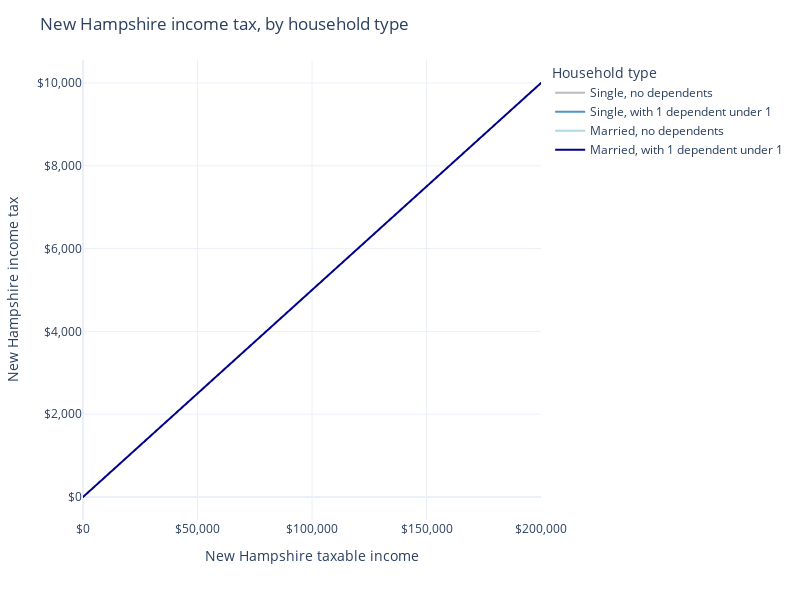

Notebook code cell kept with this figure:
### Markdown cell above
# New Hampshire State income tax

PolicyEngine models New Hampshire's State income tax, including the following components:
* The main rate applied to taxable income (currently 4.85%)
* The (nonrefundable) taxpayer credit
* The income tax exemption

The chart below shows the absolute tax amount by employment income, for each of four household types.

### Code cell
from policyengine_us import Simulation
import plotly.express as px
import pandas as pd


def create_situation(num_dependents, has_spouse):
    situation = {
        "people": {
            "person": {
                "age": 30,
            },
        },
        "tax_units": {
            "tax_unit": {
                "members": ["person"],
            },
        },
        "households": {
            "household": {
                "state_code": "NH",
                "members": ["person"],
            },
        },
        "axes": [
            [
                {
                    "name": "nh_taxable_income",
                    "min": 0,
                    "max": 200_000,
                    "count": 1000,
                }
            ]
        ],
    }
    for i in range(num_dependents):
        situation["people"][f"person{i}"] = {"age": 0}
        situation["tax_units"]["tax_unit"]["members"].append(f"person{i}")
        situation["households"]["household"]["members"].append(f"person{i}")
    if has_spouse:
        situation["people"]["spouse"] = {"age": 30}
        situation["tax_units"]["tax_unit"]["members"].append("spouse")
        situation["households"]["household"]["members"].append("spouse")
    return situation


def create_simulation(situation):
    return Simulation(
        situation=situation,
    )


single_no_dependents = create_simulation(create_situation(0, False))
single_with_dependents = create_simulation(create_situation(1, False))
married_no_dependents = create_simulation(create_situation(0, True))
married_with_dependents = create_simulation(create_situation(1, True))

taxable_income = single_no_dependents.calculate("nh_taxable_income")

# Create a dataframe with

df = pd.concat(
    [
        pd.DataFrame(
            {
                "New Hampshire taxable income": taxable_income,
                "New Hampshire income tax": simulation.calculate("nh_income_tax"),
                "Household type": household_type,
            }
        )
        for simulation, household_type in [
            (single_no_dependents, "Single, no dependents"),
            (single_with_dependents, "Single, with 1 dependent under 1"),
            (married_no_dependents, "Married, no dependents"),
            (married_with_dependents, "Married, with 1 dependent under 1"),
        ]
    ]
)
GRAY = "#BDBDBD"
BLUE = "#5091cc"
LIGHT_BLUE = "lightblue"
DARK_BLUE = "darkblue"

px.line(
    df,
    x="New Hampshire taxable income",
    y="New Hampshire income tax",
    color="Household type",
    color_discrete_map={
        "Single, no dependents": GRAY,
        "Single, with 1 dependent under 1": BLUE,
        "Married, no dependents": LIGHT_BLUE,
        "Married, with 1 dependent under 1": DARK_BLUE,
    },
    template="plotly_white",
).update_layout(
    title="New Hampshire income tax, by household type",
    xaxis_title="New Hampshire taxable income",
    yaxis_title="New Hampshire income tax",
    xaxis_tickformat="$,.0f",
    yaxis_tickformat="$,.0f",
    width=800,
    height=600,
)

### Figure 1 — Plotly figure (JSON) as saved in the notebook; plotly's stock layout.template omitted (floating-point values rounded to 4 significant figures; data arrays with more than 128 entries replaced by an {"elided": "..."} marker saying what was removed)
{"data": [{"hovertemplate": "Household type=Single, no dependents<br>New Hampshire taxable income=%{x}<br>New Hampshire income tax=%{y}<extra></extra>", "legendgroup": "Single, no dependents", "line": {"color": "#BDBDBD", "dash": "solid"}, "marker": {"symbol": "circle"}, "mode": "lines", "name": "Single, no dependents", "showlegend": true, "type": "scattergl", "x": {"elided": "1000 float values"}, "xaxis": "x", "y": {"elided": "1000 float values"}, "yaxis": "y"}, {"hovertemplate": "Household type=Single, with 1 dependent under 1<br>New Hampshire taxable income=%{x}<br>New Hampshire income tax=%{y}<extra></extra>", "legendgroup": "Single, with 1 dependent under 1", "line": {"color": "#5091cc", "dash": "solid"}, "marker": {"symbol": "circle"}, "mode": "lines", "name": "Single, with 1 dependent under 1", "showlegend": true, "type": "scattergl", "x": {"elided": "1000 float values"}, "xaxis": "x", "y": {"elided": "1000 float values"}, "yaxis": "y"}, {"hovertemplate": "Household type=Married, no dependents<br>New Hampshire taxable income=%{x}<br>New Hampshire income tax=%{y}<extra></extra>", "legendgroup": "Married, no dependents", "line": {"color": "lightblue", "dash": "solid"}, "marker": {"symbol": "circle"}, "mode": "lines", "name": "Married, no dependents", "showlegend": true, "type": "scattergl", "x": {"elided": "1000 float values"}, "xaxis": "x", "y": {"elided": "1000 float values"}, "yaxis": "y"}, {"hovertemplate": "Household type=Married, with 1 dependent under 1<br>New Hampshire taxable income=%{x}<br>New Hampshire income tax=%{y}<extra></extra>", "legendgroup": "Married, with 1 dependent under 1", "line": {"color": "darkblue", "dash": "solid"}, "marker": {"symbol": "circle"}, "mode": "lines", "name": "Married, with 1 dependent under 1", "showlegend": true, "type": "scattergl", "x": {"elided": "1000 float values"}, "xaxis": "x", "y": {"elided": "1000 float values"}, "yaxis": "y"}], "layout": {"height": 600, "legend": {"title": {"text": "Household type"}, "tracegroupgap": 0}, "margin": {"t": 60}, "title": {"text": "New Hampshire income tax, by household type"}, "width": 800, "xaxis": {"anchor": "y", "domain": [0, 1], "tickformat": "$,.0f", "title": {"text": "New Hampshire taxable income"}}, "yaxis": {"anchor": "x", "domain": [0, 1], "tickformat": "$,.0f", "title": {"text": "New Hampshire income tax"}}}}
